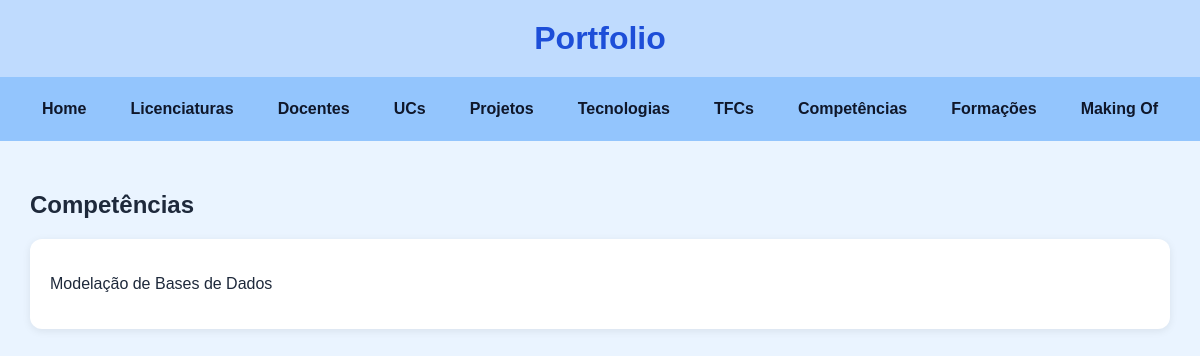
Before: /portfolio/competencias/ with the older database file.
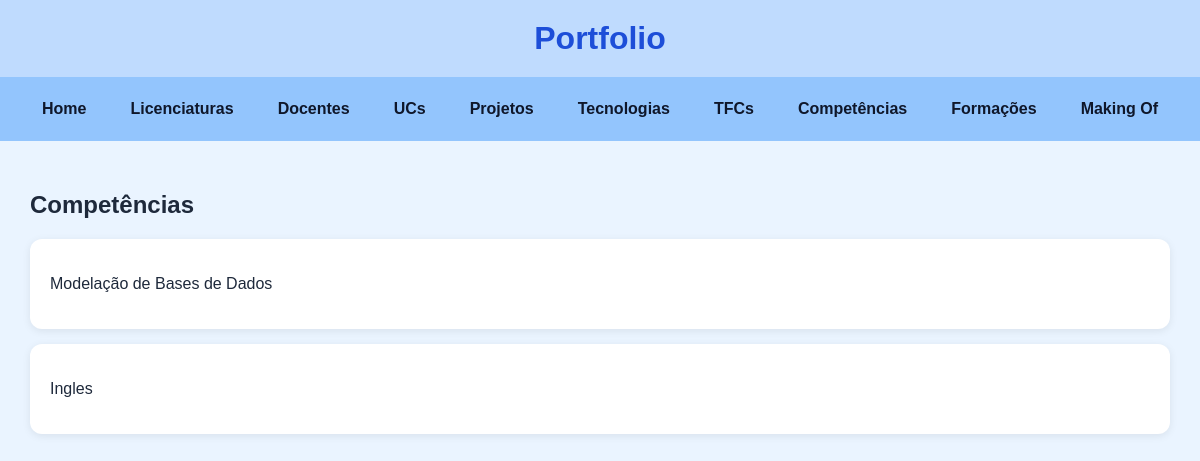
After: the same page with the newer database file.
### portfolio/models.py (models this page shows, shortened)
class Competencia(models.Model):
    CATEGORIAS = [
        ("tecnica", "Técnica"),
        ("soft", "Soft Skill"),
        ("lingua", "Língua"),
        ("outra", "Outra"),
    ]
    NIVEIS = [
        (1, "Inicial"),
        (2, "Básico"),
        (3, "Intermédio"),
        (4, "Bom"),
        (5, "Muito Bom"),
    ]
    nome = models.CharField(max_length=100)
    descricao = models.TextField(blank=True)
    categoria = models.CharField(max_length=20, choices=CATEGORIAS, default="tecnica")
    nivel = models.PositiveSmallIntegerField(choices=NIVEIS, default=3)
    projetos = models.ManyToManyField(Projeto, related_name="competencias", blank=True)
    tecnologias = models.ManyToManyField(Tecnologia, related_name="competencias", blank=True)

### portfolio/views.py (the view)
# urls.py: path("competencias/", views.competencias_view, name="competencias"),
def competencias_view(request):
    competencias = Competencia.objects.all()
    return render(request, "portfolio/competencias.html", {"competencias": competencias})

### portfolio/templates/portfolio/competencias.html (shortened to what this page needs)
{% extends "portfolio/base.html" %}
{% block content %}
    <h2>Competências</h2>
    {% for competencia in competencias %}
        <div class="card">
            <p>{{ competencia.nome }}</p>
        </div>
    {% empty %}
        <div class="card">
            <p>Sem competências.</p>
        </div>
    {% endfor %}
{% endblock %}

Changed rows visible on the page:
added Competencia: nome "Ingles"
